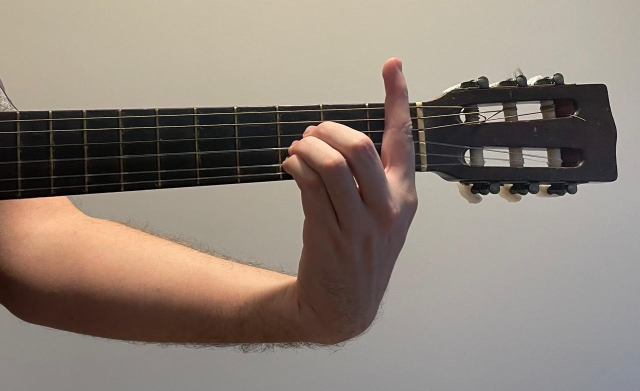
#> input picture image/B.jpeg, 1280 x 782 px (shown at 1/2 size)
$ python -i interface.py   (imports and definitions only)
#> lines starting #> are read from the running program, lines starting #| are printed output that depends on the picture; pictures that were not available may be replaced by others from this repository, and a replacement may not be noted
#!/usr/bin/env python3
# -*- coding: utf-8 -*-
# Author: Henrique Kops

# external lib
import cv2
import numpy as np

# project
from src.util.contants import Style


class Interface:

    """Wrapper class for interface rendering"""

    @staticmethod
    def write_text(img, text, origin, color=(0, 0, 0), size=1, thickness=2):
        cv2.putText(
            img,
            text=text,
            org=origin,
            fontFace=cv2.FONT_HERSHEY_SIMPLEX,
            fontScale=size,
            color=color,
            thickness=thickness
        )

    @staticmethod
    def show_overlay(img):
        opacity = 0.5
        overlay = cv2.resize(cv2.imread(Style.GUI_ASSET_OVERLAY, cv2.IMREAD_UNCHANGED), (1920, 1080))

        b, g, r, a = cv2.split(overlay)
        overlay_rgb = cv2.merge((b, g, r))
        a = (a * opacity).astype(np.uint8)
        mask = cv2.merge((a, a, a)) / 255.0

        x_offset, y_offset = 0, 0
        y1, y2 = y_offset, y_offset + overlay.shape[0]
        x1, x2 = x_offset, x_offset + overlay.shape[1]

        if y2 <= img.shape[0] and x2 <= img.shape[1]:
            roi = img[y1:y2, x1:x2]
            blended = (1.0 - mask) * roi + mask * overlay_rgb
            img[y1:y2, x1:x2] = blended.astype(np.uint8)

    @staticmethod
    def show_progress_bar(img, increment, total, origin):
        x, y = origin
        bar_width = 300
        bar_height = 20
        progress = int((increment / total) * bar_width)

        cv2.rectangle(img, (x, y), (x + bar_width, y + bar_height), (200, 200, 200), -1)
        cv2.rectangle(img, (x, y), (x + progress, y + bar_height), (0, 255, 0), -1)
        cv2.rectangle(img, (x, y), (x + bar_width, y + bar_height), (0, 0, 0), 2)

        cv2.putText(
            img,
            text=f'{increment}/{total}',
            org=(x + 100, y - 10),
            fontFace=cv2.FONT_HERSHEY_SIMPLEX,
            fontScale=0.6,
            color=(0, 0, 0),
            thickness=1,
            lineType=cv2.LINE_AA
        )

>>> import cv2
>>> picture = cv2.imread('../../image/B.jpeg', cv2.IMREAD_GRAYSCALE)
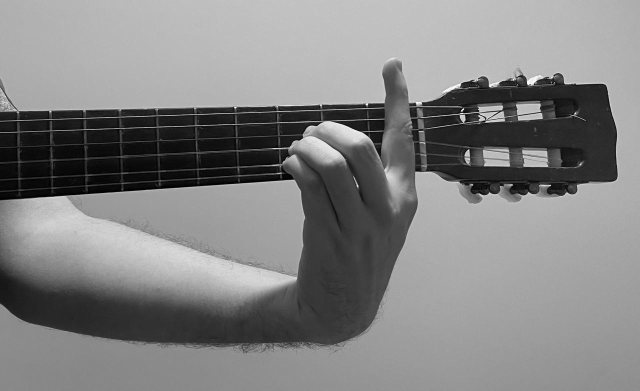
#> picture: shape (782, 1280) (shown at 1/2 size); min 0, max 255, mean 130.6
>>> result = Interface().show_overlay(picture)
#> in show_overlay, `overlay = cv2.resize(cv2.imread(Style.GUI_ASSET_OVERLAY, cv2.IMREAD_UN..`:
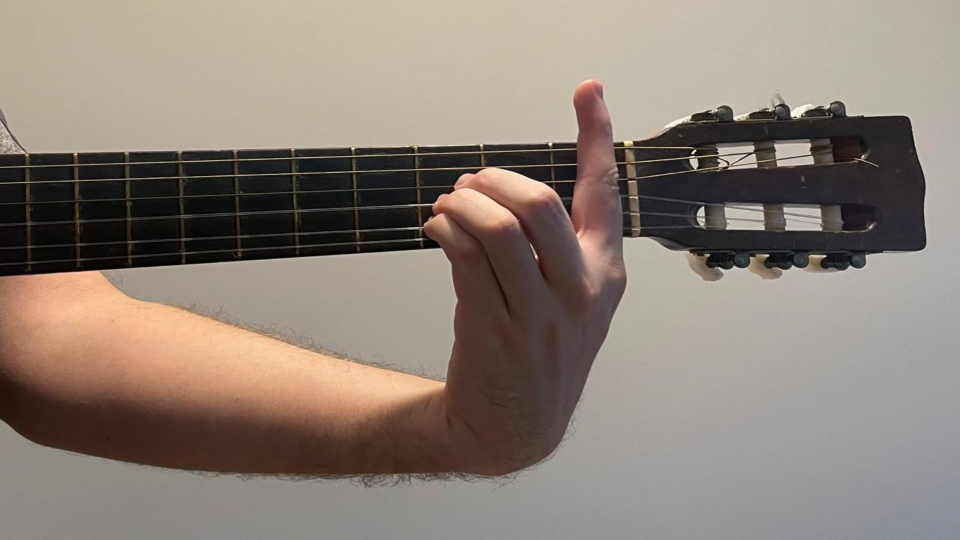
#> overlay: shape (1080, 1920, 3) (shown at 1/2 size); mean B, G, R 118.1, 128.2, 140
#> (the run stopped early here; a loop or call above may not have finished)

$ run again, on image/C.jpeg
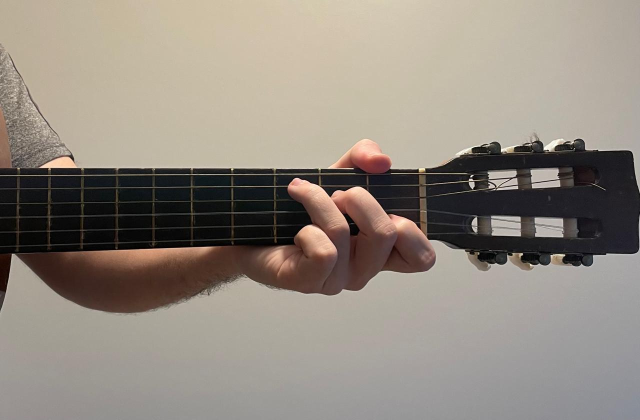
#> input picture image/C.jpeg, 1280 x 840 px (shown at 1/2 size)
#> `picture = cv2.imread('../../image/B.jpeg', cv2.IMREAD_GRAYSCALE)`:
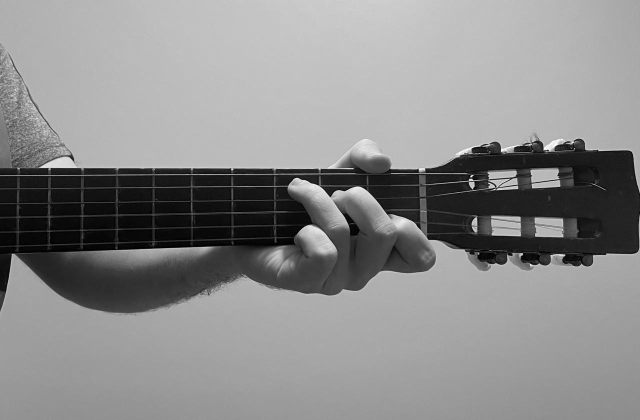
#> picture: shape (840, 1280) (shown at 1/2 size); min 0, max 255, mean 139
#> in show_overlay, `overlay = cv2.resize(cv2.imread(Style.GUI_ASSET_OVERLAY, cv2.IMREAD_UN..`:
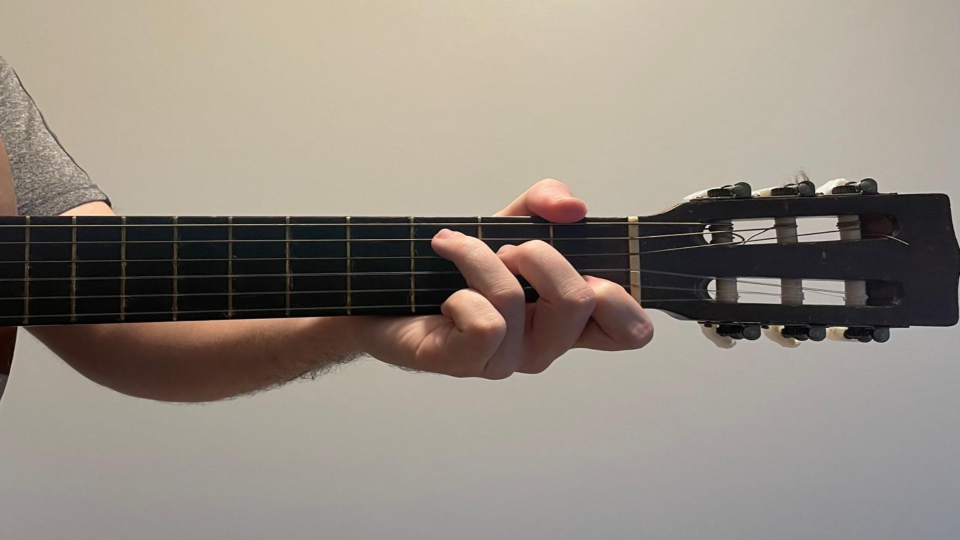
#> overlay: shape (1080, 1920, 3) (shown at 1/2 size); mean B, G, R 127.7, 137.6, 146.1

$ run again, on image/D.jpeg
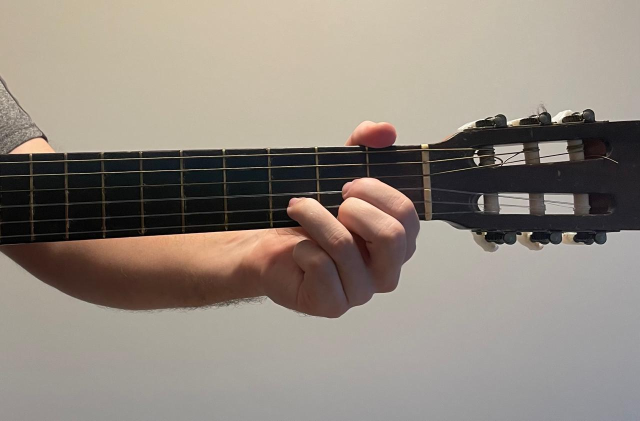
#> input picture image/D.jpeg, 1280 x 842 px (shown at 1/2 size)
#> `picture = cv2.imread('../../image/B.jpeg', cv2.IMREAD_GRAYSCALE)`:
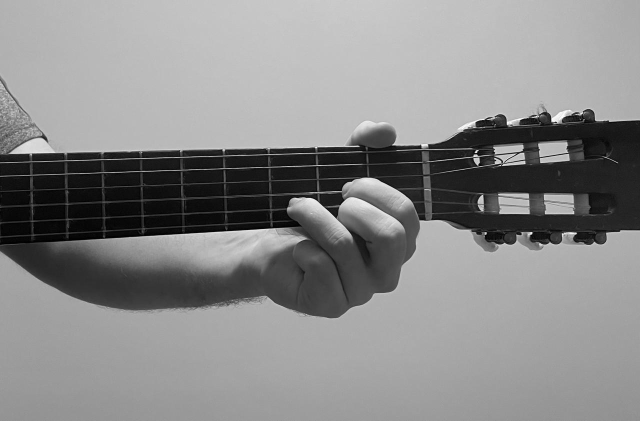
#> picture: shape (842, 1280) (shown at 1/2 size); min 0, max 255, mean 137.3
#> in show_overlay, `overlay = cv2.resize(cv2.imread(Style.GUI_ASSET_OVERLAY, cv2.IMREAD_UN..`:
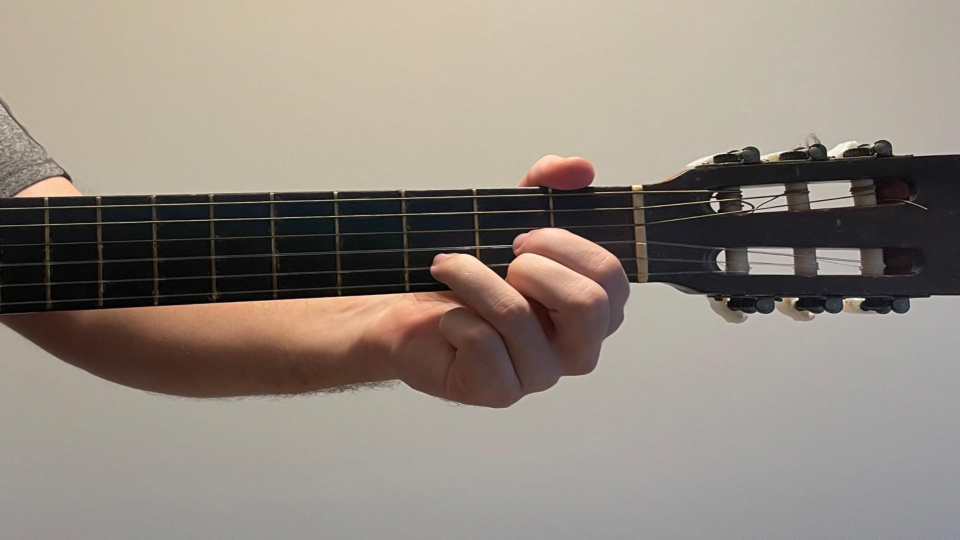
#> overlay: shape (1080, 1920, 3) (shown at 1/2 size); mean B, G, R 125.9, 135.5, 144.9
